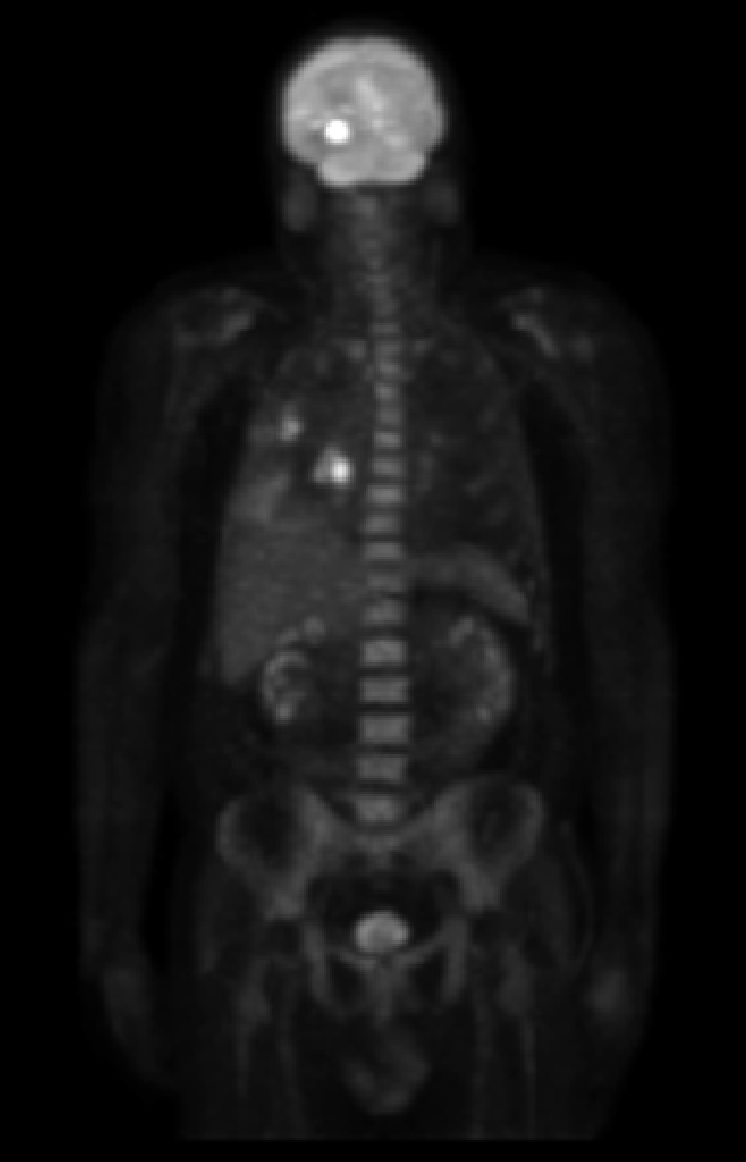
#> input picture figure462.tif, 746 x 1162 px
$ python f462.py
#> lines starting #> are read from the running program, lines starting #| are printed output that depends on the picture
import sys
sys.path.append('/usr/local/lib/python2.7/site-packages')

import math

import cv2
import numpy as np


img = cv2.imread('figure462.tif', 0)
#> img is the input picture: shape (1162, 746); min 0, max 255, mean 19.4
image = img
width, height = img.shape
#> width = 1162; height = 746
img = np.float32(img)

for x in range(width):
    for y in range(height):
        img[x,y] += 1.0

img_log = np.log(img)
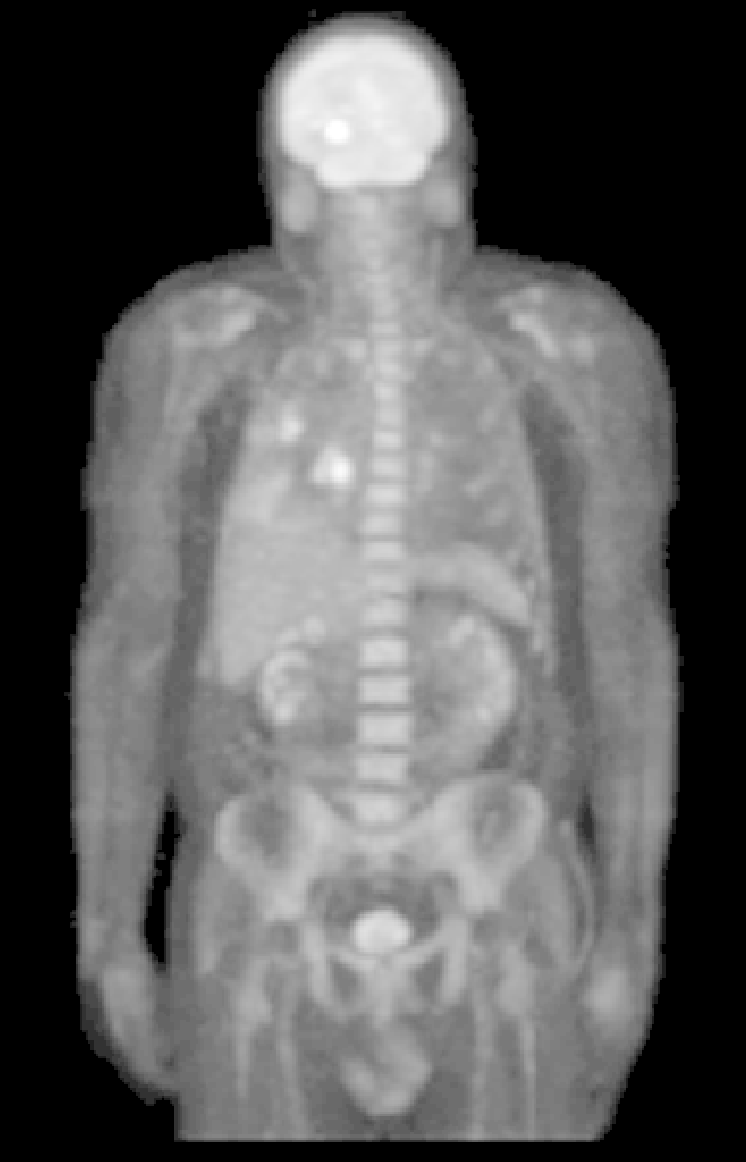
#> img_log: shape (1162, 746) float32; min 0, max 5.55, mean 2; drawn with min black and max white

dft = cv2.dft(img_log, flags = cv2.DFT_COMPLEX_OUTPUT | cv2.DFT_SCALE)
dft_real = cv2.split(dft)[0]
dft_img = cv2.split(dft)[1]

rH = 2.0
rL = 0.25
c = 1.0
D0 = 80.0
H = img

for x in range(width):
    for y in range(height):
        u = x-width/2
        v = y-height/2
        H[x,y] = (rH - rL)*(1 - np.exp( (-c)*( ( u**2 + v**2 ) / (D0*D0)) ) ) + rL
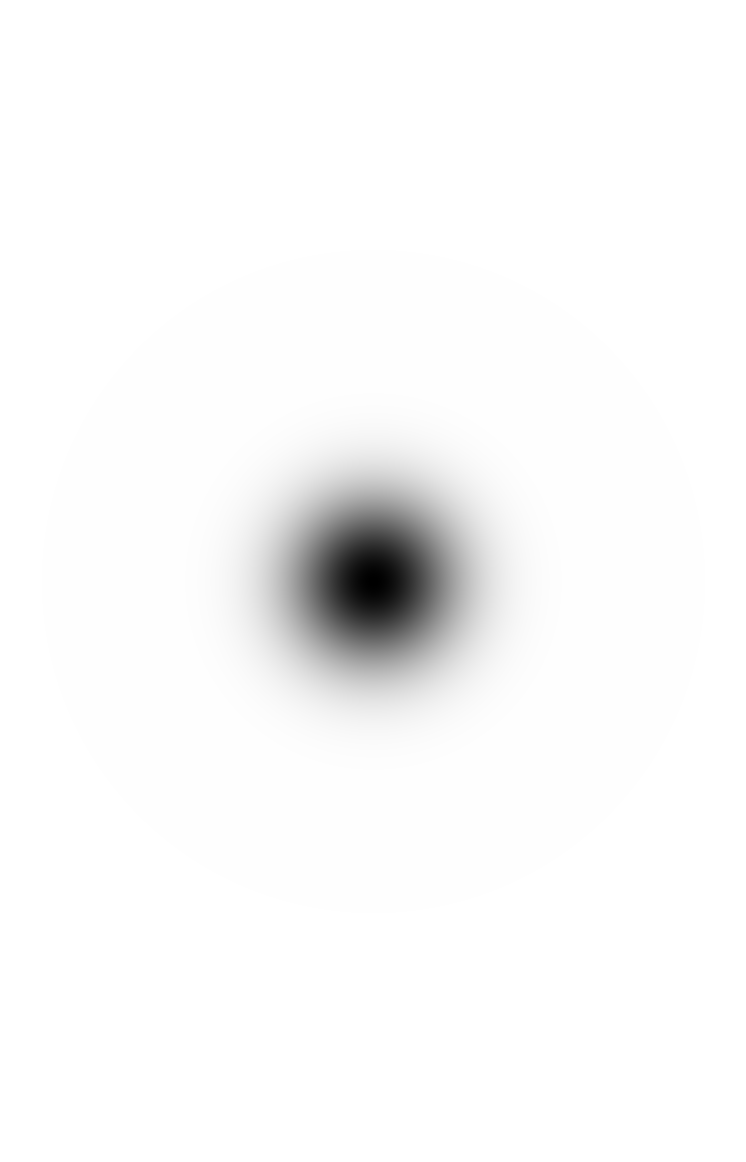
#> H: shape (1162, 746) float32; min 0.25, max 2, mean 1.96; drawn with min black and max white

dft_real = cv2.multiply(H, dft_real)
dft_img = cv2.multiply(H, dft_img)
#> (the run stopped early here; a loop or call above may not have finished)

$ run again, with figure514.tif copied over figure462.tif
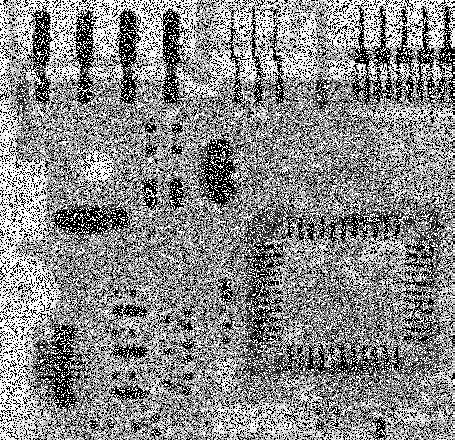
#> input picture figure514.tif, 455 x 440 px
#> img is the input picture: shape (440, 455); min 0, max 255, mean 138.1
#> `dft_img = cv2.split(dft)[1]`:
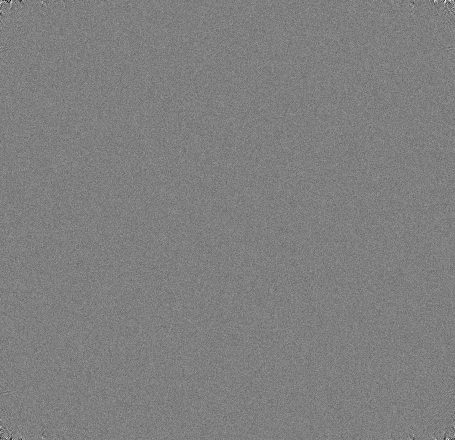
#> dft_img: shape (440, 455) float32; min -0.0604, max 0.0604, mean -1.49e-13; drawn with min black and max white
#> after the loop `for x in range(width):`:
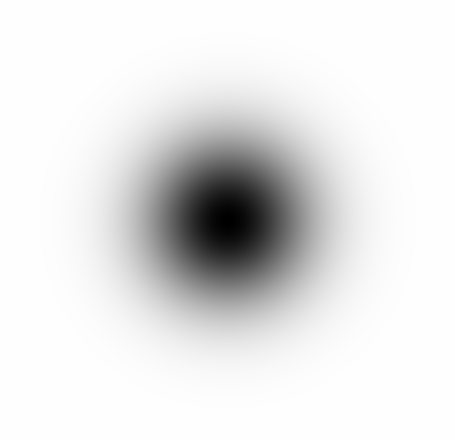
#> H: shape (440, 455) float32; min 0.25, max 2, mean 1.82; drawn with min black and max white
